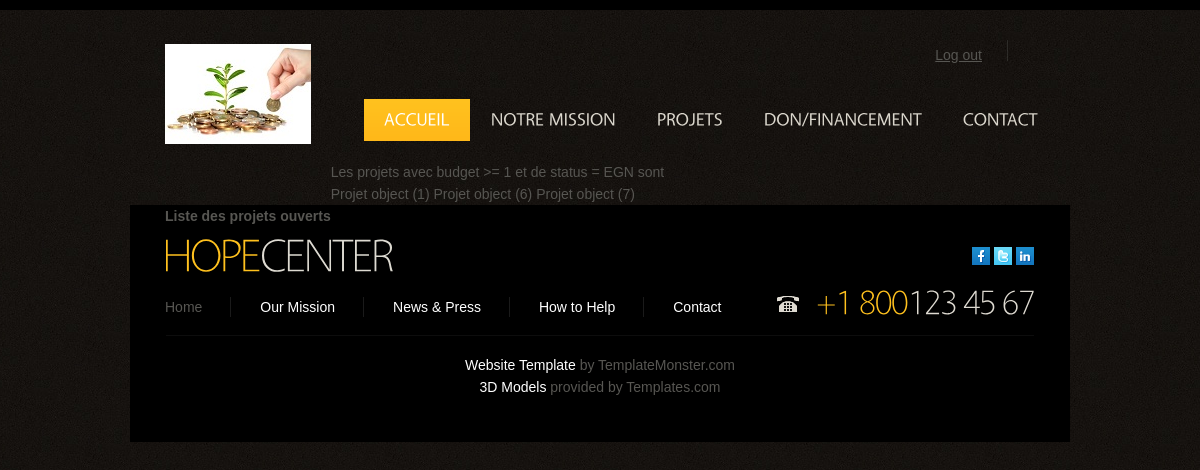
Page /search/1/EGN on the committed database.
### djago/models.py (models this page shows)
class Projet(models.Model):
    STATUT = [("SDI", "Stade d'Idée"),
              ('EGN', "En Gestation"),
              ('JLC', "Juste Lancé"),
              ('EAE', "En Activité"),
              ('C', "Cloturé")
              ]
    nom = models.CharField(null=False, blank=False, max_length=50, verbose_name='Nom du Projet')
    resume = models.CharField(null=False, blank=False, max_length=250, verbose_name='Description du Projet')
    couverture = models.ImageField(null=True, blank=True, verbose_name="Photo d'Illustration du Projet",
                                   upload_to="photos/")
    secteur = models.CharField(null=False, blank=False, max_length=50, verbose_name="Secteur d'Activité")
    budget = models.FloatField(null=False, blank=False, verbose_name="Budget du Projet")
    statut = models.CharField(null=False, blank=False, max_length=30, choices=STATUT, verbose_name="Statut du Projet")
    date_pub = models.DateTimeField(null=False, blank=False, max_length=30,
                                    verbose_name="Date de Publication du Projet",
                                    default=timezone.now)
    fiche_desc = models.FileField(null=True, blank=True, verbose_name="Fichier de Presentation du Projet")
    user = models.ForeignKey(Utilisateur, null=True, blank=False, on_delete=models.PROTECT)
    donateurs = models.ManyToManyField("Utilisateur", through="deme.Don", related_name="+")
    Investisseurs = models.ManyToManyField("Utilisateur", through="deme.Financement", related_name="+")

### djago/views.py (the view)
# urls.py: path('search/<int:budget>/<str:statut>', views.lister_projets, name='listeProjet'),
def lister_projets(request, budget, statut='C'):
    from django.http import Http404
    if statut not in ["SDI", 'EGN', 'JLC', 'EAE', 'C']:
        raise Http404
    else:
        from .models import Projet
        projets = Projet.objects.filter(budget__gte=budget, statut=statut)
        return render(request, 'djago/lister_projets.html', locals())

### djago/templates/djago/lister_projets.html (shortened to what this page needs)
{% extends "base.html" %}
{% block body %}
<h1> Liste des projets ouverts </h1>
Les projets avec budget >= {{budget}} et de status = {{statut}} sont<br>
{% for ligne in projets %}
    {{ligne}}
{% empty %}
    inexistants pour le moment
{% endfor %}
{% endblock %}

### front/static/css/style.css (style rules this page uses)
body { background:url(../images/bg.jpg) top center repeat;border:0;font:14px "Trebuchet MS", Arial, Helvetica, sans-serif;color:#575652;line-height:22px }
h1 { float:left;padding:44px 0 0 35px }

### rows in the picture
Projet: id "Projet object (1)"
Projet: id "Projet object (6)"
Projet: id "Projet object (7)"

### other values in the picture
{{ budget }} "1"
{{ statut }} "EGN"
